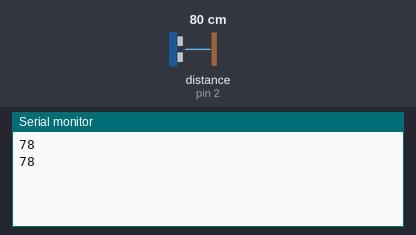
A sketch run on a simulated Arduino Uno, built with avr-gcc and run on an emulated ATmega328P. On the bench: the last lines printed to the serial monitor. Wiring (inferred from the names in the program): ultrasonic range finder: trigger pin 3; echo pin 2. The test bench sets the inputs (shaded band); at power-on: distance to the obstacle (sensor on pin 2) 80 cm. The echo pulse lasts 58.3 µs per cm; no radio packets arrive unless stated.

Above: at 1.8 s.
1.9 s: distance to the obstacle (sensor on pin 2) set to 2 cm
At 2.8 s:
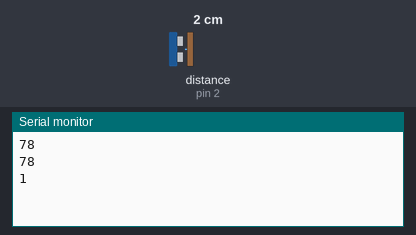
3.4 s: distance to the obstacle (sensor on pin 2) set to 4 cm
At 4.7 s:
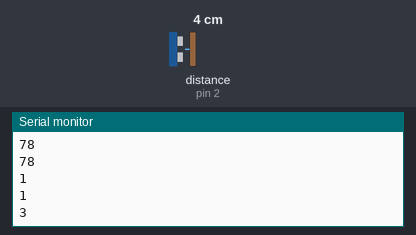
Timing chart, 0 to 6.4 s (numbered marks = the images above; inputs shaded):
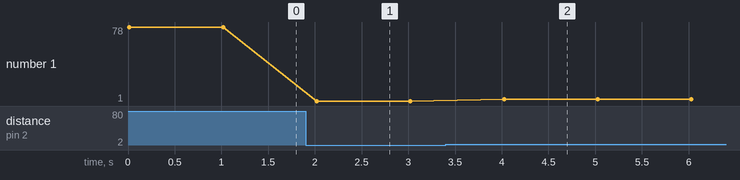

The sketch:

oilleveltx.ino
```cpp
//imports for transmitter
#include <SPI.h>
#include <nRF24L01.h>
#include <RF24.h>

// defines pins numbers
const int trigPin = 3;
const int echoPin = 2;
RF24 radio(7, 8); // CE, CSN

// defines variables
long duration;
int distanceCm, distanceInch;
const byte address[6] = "00001";
char text[32];

void setup()
{
  pinMode(trigPin, OUTPUT); // Sets the trigPin as an Output
  pinMode(echoPin, INPUT);  // Sets the echoPin as an Input
  Serial.begin(9600);       // Starts the serial communication

  radio.begin();
  radio.openWritingPipe(address);
  radio.setPALevel(RF24_PA_MIN);
  radio.stopListening();
}
void loop()
{
  // Clears the trigPin
  digitalWrite(trigPin, LOW);
  delayMicroseconds(2);

  // Sets the trigPin on HIGH state for 10 micro seconds
  digitalWrite(trigPin, HIGH);
  delayMicroseconds(10);
  digitalWrite(trigPin, LOW);

  // Reads the echoPin, returns the sound wave travel time in microseconds
  duration = pulseIn(echoPin, HIGH);

  // Calculating the distance
  distanceCm= duration*0.034/2;
  distanceInch = duration*0.0133/2;


  // will run until tranmission finishes sending

 //const char text[] = "Hello World";
  //String distStr = String(distanceCm);
  itoa(distanceCm, text, 10);
  Serial.println(distanceCm);
 //radio.write(&text, sizeof(text));
 radio.write(&text, sizeof(text));
//  // Prints the distance on the Serial Monitor
//  Serial.print("DistanceCM: ");
//  Serial.println(distanceCm);

  //transmission finished

  delay(1000);
//  LowPower.deepSleep(1000);
}
```

Measured:
- after the input at 1.9 s, the serial monitor: prints a new line after 0.12 s (image 1)
- after the input at 3.4 s, the serial monitor: prints a new line after 0.62 s (image 2)
- plotted number 1: 78 → 1 after the input at 1.9 s, 1 → 3 after the input at 3.4 s
